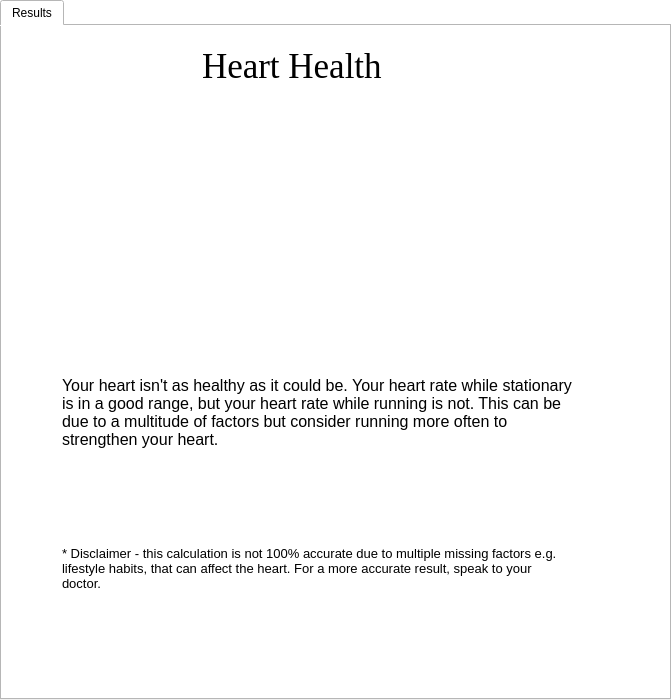
<?xml version="1.0" encoding="UTF-8"?>
<ui version="4.0">
 <class>h_h_stat_g_run_b_widget</class>
 <widget class="QWidget" name="h_h_stat_g_run_b_widget">
  <property name="geometry">
   <rect>
    <x>0</x>
    <y>0</y>
    <width>671</width>
    <height>700</height>
   </rect>
  </property>
  <property name="windowTitle">
   <string/>
  </property>
  <property name="styleSheet">
   <string notr="true">background-color: rgb(255, 255, 255);</string>
  </property>
  <widget class="QTabWidget" name="h_h_stat_g_run_b_tab_widget">
   <property name="geometry">
    <rect>
     <x>0</x>
     <y>0</y>
     <width>671</width>
     <height>700</height>
    </rect>
   </property>
   <property name="currentIndex">
    <number>0</number>
   </property>
   <widget class="QWidget" name="results_tab">
    <attribute name="title">
     <string>Results</string>
    </attribute>
    <widget class="QLabel" name="h_h_stat_g_run_b_title_lbl">
     <property name="geometry">
      <rect>
       <x>200</x>
       <y>20</y>
       <width>261</width>
       <height>61</height>
      </rect>
     </property>
     <property name="font">
      <font>
       <family>Georgia</family>
       <pointsize>26</pointsize>
      </font>
     </property>
     <property name="text">
      <string>Heart Health</string>
     </property>
     <property name="alignment">
      <set>Qt::AlignLeading|Qt::AlignLeft|Qt::AlignTop</set>
     </property>
     <property name="wordWrap">
      <bool>true</bool>
     </property>
    </widget>
    <widget class="QLabel" name="h_h_stat_g_run_b_img_lbl">
     <property name="geometry">
      <rect>
       <x>190</x>
       <y>90</y>
       <width>272</width>
       <height>238</height>
      </rect>
     </property>
     <property name="text">
      <string/>
     </property>
     <property name="pixmap">
      <pixmap>../../Pictures/un_healthy_heart_image.png</pixmap>
     </property>
     <property name="alignment">
      <set>Qt::AlignLeading|Qt::AlignLeft|Qt::AlignTop</set>
     </property>
     <property name="wordWrap">
      <bool>true</bool>
     </property>
    </widget>
    <widget class="QLabel" name="h_h_stat_g_run_b_msg_lbl">
     <property name="geometry">
      <rect>
       <x>60</x>
       <y>350</y>
       <width>521</width>
       <height>121</height>
      </rect>
     </property>
     <property name="font">
      <font>
       <pointsize>12</pointsize>
      </font>
     </property>
     <property name="text">
      <string>Your heart isn't as healthy as it could be. Your heart rate while stationary is in a good range, but your heart rate while running is not. This can be due to a multitude of factors but consider running more often to strengthen your heart. </string>
     </property>
     <property name="alignment">
      <set>Qt::AlignLeading|Qt::AlignLeft|Qt::AlignTop</set>
     </property>
     <property name="wordWrap">
      <bool>true</bool>
     </property>
    </widget>
    <widget class="QLabel" name="h_h_stat_g_run_b_disclaimer_lbl">
     <property name="geometry">
      <rect>
       <x>60</x>
       <y>520</y>
       <width>510</width>
       <height>61</height>
      </rect>
     </property>
     <property name="font">
      <font>
       <pointsize>10</pointsize>
      </font>
     </property>
     <property name="text">
      <string>* Disclaimer - this calculation is not 100% accurate due to multiple missing factors e.g. lifestyle habits, that can affect the heart. For a more accurate result, speak to your doctor.</string>
     </property>
     <property name="alignment">
      <set>Qt::AlignLeading|Qt::AlignLeft|Qt::AlignTop</set>
     </property>
     <property name="wordWrap">
      <bool>true</bool>
     </property>
    </widget>
   </widget>
  </widget>
 </widget>
 <resources/>
 <connections/>
</ui>
